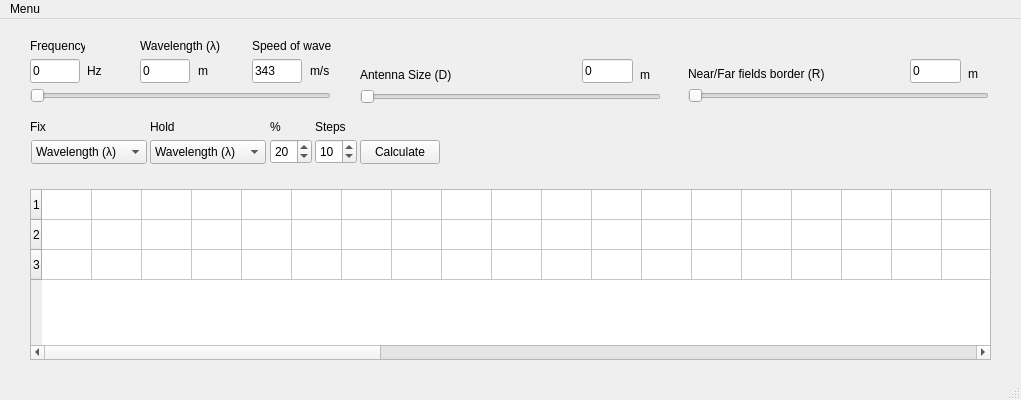
<?xml version="1.0" encoding="UTF-8"?>
<ui version="4.0">
 <class>MainWindow</class>
 <widget class="QMainWindow" name="MainWindow">
  <property name="geometry">
   <rect>
    <x>0</x>
    <y>0</y>
    <width>1021</width>
    <height>400</height>
   </rect>
  </property>
  <property name="windowTitle">
   <string>WaveCalc</string>
  </property>
  <widget class="QWidget" name="centralwidget">
   <widget class="QSlider" name="horizontalSlider_Frq">
    <property name="geometry">
     <rect>
      <x>30</x>
      <y>69</y>
      <width>301</width>
      <height>16</height>
     </rect>
    </property>
    <property name="maximum">
     <number>10000</number>
    </property>
    <property name="pageStep">
     <number>250</number>
    </property>
    <property name="orientation">
     <enum>Qt::Orientation::Horizontal</enum>
    </property>
   </widget>
   <widget class="QSlider" name="horizontalSlider_Farfield">
    <property name="geometry">
     <rect>
      <x>688</x>
      <y>69</y>
      <width>301</width>
      <height>16</height>
     </rect>
    </property>
    <property name="maximum">
     <number>10</number>
    </property>
    <property name="pageStep">
     <number>1</number>
    </property>
    <property name="orientation">
     <enum>Qt::Orientation::Horizontal</enum>
    </property>
   </widget>
   <widget class="QLabel" name="label_Freq_EndOfNearField">
    <property name="geometry">
     <rect>
      <x>688</x>
      <y>44</y>
      <width>181</width>
      <height>21</height>
     </rect>
    </property>
    <property name="text">
     <string>Near/Far fields border (R)</string>
    </property>
   </widget>
   <widget class="QLabel" name="label_Freq_AntennaSize">
    <property name="geometry">
     <rect>
      <x>360</x>
      <y>45</y>
      <width>91</width>
      <height>21</height>
     </rect>
    </property>
    <property name="text">
     <string>Antenna Size (D)</string>
    </property>
   </widget>
   <widget class="QLabel" name="label_Freq_3">
    <property name="geometry">
     <rect>
      <x>968</x>
      <y>44</y>
      <width>16</width>
      <height>21</height>
     </rect>
    </property>
    <property name="text">
     <string>m</string>
    </property>
   </widget>
   <widget class="QLineEdit" name="lineEdit_Farfield">
    <property name="geometry">
     <rect>
      <x>910</x>
      <y>40</y>
      <width>51</width>
      <height>24</height>
     </rect>
    </property>
    <property name="text">
     <string>0</string>
    </property>
   </widget>
   <widget class="QLineEdit" name="lineEdit_Distance">
    <property name="geometry">
     <rect>
      <x>582</x>
      <y>40</y>
      <width>51</width>
      <height>24</height>
     </rect>
    </property>
    <property name="text">
     <string>0</string>
    </property>
   </widget>
   <widget class="QLabel" name="label_Freq_4">
    <property name="geometry">
     <rect>
      <x>640</x>
      <y>45</y>
      <width>16</width>
      <height>21</height>
     </rect>
    </property>
    <property name="text">
     <string>m</string>
    </property>
   </widget>
   <widget class="QSlider" name="horizontalSlider_Distnce">
    <property name="geometry">
     <rect>
      <x>360</x>
      <y>70</y>
      <width>301</width>
      <height>16</height>
     </rect>
    </property>
    <property name="font">
     <font>
      <pointsize>12</pointsize>
     </font>
    </property>
    <property name="maximum">
     <number>50</number>
    </property>
    <property name="pageStep">
     <number>1</number>
    </property>
    <property name="orientation">
     <enum>Qt::Orientation::Horizontal</enum>
    </property>
   </widget>
   <widget class="QLineEdit" name="lineEdit_SpeedOfWave">
    <property name="geometry">
     <rect>
      <x>252</x>
      <y>40</y>
      <width>50</width>
      <height>24</height>
     </rect>
    </property>
    <property name="text">
     <string>343</string>
    </property>
   </widget>
   <widget class="QLabel" name="label_Freq_EndOfNearField_2">
    <property name="geometry">
     <rect>
      <x>252</x>
      <y>19</y>
      <width>82</width>
      <height>16</height>
     </rect>
    </property>
    <property name="text">
     <string>Speed of wave</string>
    </property>
   </widget>
   <widget class="QLabel" name="label_Freq_EndOfNearField_3">
    <property name="geometry">
     <rect>
      <x>310</x>
      <y>44</y>
      <width>31</width>
      <height>16</height>
     </rect>
    </property>
    <property name="text">
     <string>m/s</string>
    </property>
   </widget>
   <widget class="QTableWidget" name="tableWidget">
    <property name="geometry">
     <rect>
      <x>30</x>
      <y>170</y>
      <width>961</width>
      <height>171</height>
     </rect>
    </property>
    <property name="font">
     <font>
      <kerning>true</kerning>
     </font>
    </property>
    <property name="rowCount">
     <number>3</number>
    </property>
    <property name="columnCount">
     <number>50</number>
    </property>
    <attribute name="horizontalHeaderVisible">
     <bool>false</bool>
    </attribute>
    <attribute name="horizontalHeaderCascadingSectionResizes">
     <bool>false</bool>
    </attribute>
    <attribute name="horizontalHeaderDefaultSectionSize">
     <number>50</number>
    </attribute>
    <attribute name="horizontalHeaderHighlightSections">
     <bool>false</bool>
    </attribute>
    <attribute name="horizontalHeaderShowSortIndicator" stdset="0">
     <bool>false</bool>
    </attribute>
    <attribute name="horizontalHeaderStretchLastSection">
     <bool>false</bool>
    </attribute>
    <attribute name="verticalHeaderVisible">
     <bool>true</bool>
    </attribute>
    <attribute name="verticalHeaderCascadingSectionResizes">
     <bool>false</bool>
    </attribute>
    <row/>
    <row/>
    <row/>
    <column/>
    <column/>
    <column/>
    <column/>
    <column/>
    <column/>
    <column/>
    <column/>
    <column/>
    <column/>
    <column/>
    <column/>
    <column/>
    <column/>
    <column/>
    <column/>
    <column/>
    <column/>
    <column/>
    <column/>
    <column/>
    <column/>
    <column/>
    <column/>
    <column/>
    <column/>
    <column/>
    <column/>
    <column/>
    <column/>
    <column/>
    <column/>
    <column/>
    <column/>
    <column/>
    <column/>
    <column/>
    <column/>
    <column/>
    <column/>
    <column/>
    <column/>
    <column/>
    <column/>
    <column/>
    <column/>
    <column/>
    <column/>
    <column/>
    <column/>
   </widget>
   <widget class="QComboBox" name="comboBox_Fix">
    <property name="geometry">
     <rect>
      <x>31</x>
      <y>121</y>
      <width>116</width>
      <height>24</height>
     </rect>
    </property>
    <item>
     <property name="text">
      <string>Wavelength (λ)</string>
     </property>
    </item>
    <item>
     <property name="text">
      <string>Border (R)</string>
     </property>
    </item>
    <item>
     <property name="text">
      <string>Antenna Size (D)</string>
     </property>
    </item>
   </widget>
   <widget class="QLabel" name="label_Fix">
    <property name="geometry">
     <rect>
      <x>30</x>
      <y>100</y>
      <width>55</width>
      <height>16</height>
     </rect>
    </property>
    <property name="text">
     <string>Fix</string>
    </property>
   </widget>
   <widget class="QLabel" name="label_Hold">
    <property name="geometry">
     <rect>
      <x>150</x>
      <y>100</y>
      <width>55</width>
      <height>16</height>
     </rect>
    </property>
    <property name="text">
     <string>Hold</string>
    </property>
   </widget>
   <widget class="QLabel" name="label_Steps">
    <property name="geometry">
     <rect>
      <x>315</x>
      <y>100</y>
      <width>55</width>
      <height>16</height>
     </rect>
    </property>
    <property name="text">
     <string>Steps</string>
    </property>
   </widget>
   <widget class="QComboBox" name="comboBox_Hold">
    <property name="geometry">
     <rect>
      <x>150</x>
      <y>121</y>
      <width>116</width>
      <height>24</height>
     </rect>
    </property>
    <property name="currentIndex">
     <number>0</number>
    </property>
    <item>
     <property name="text">
      <string>Wavelength (λ)</string>
     </property>
    </item>
    <item>
     <property name="text">
      <string>Border (R)</string>
     </property>
    </item>
    <item>
     <property name="text">
      <string>Antenna Size (D)</string>
     </property>
    </item>
   </widget>
   <widget class="QPushButton" name="pushButton">
    <property name="geometry">
     <rect>
      <x>360</x>
      <y>121</y>
      <width>80</width>
      <height>24</height>
     </rect>
    </property>
    <property name="text">
     <string>Calculate</string>
    </property>
   </widget>
   <widget class="QLabel" name="label_Freq_5">
    <property name="geometry">
     <rect>
      <x>198</x>
      <y>44</y>
      <width>16</width>
      <height>16</height>
     </rect>
    </property>
    <property name="text">
     <string>m</string>
    </property>
   </widget>
   <widget class="QLineEdit" name="lineEdit_Freq">
    <property name="geometry">
     <rect>
      <x>30</x>
      <y>40</y>
      <width>50</width>
      <height>24</height>
     </rect>
    </property>
    <property name="text">
     <string>0</string>
    </property>
   </widget>
   <widget class="QLabel" name="label_Freq_2">
    <property name="geometry">
     <rect>
      <x>87</x>
      <y>44</y>
      <width>16</width>
      <height>16</height>
     </rect>
    </property>
    <property name="text">
     <string>Hz</string>
    </property>
   </widget>
   <widget class="QLabel" name="label_Freq">
    <property name="geometry">
     <rect>
      <x>30</x>
      <y>19</y>
      <width>55</width>
      <height>16</height>
     </rect>
    </property>
    <property name="text">
     <string>Frequency</string>
    </property>
   </widget>
   <widget class="QLineEdit" name="lineEdit_Lambda">
    <property name="geometry">
     <rect>
      <x>140</x>
      <y>40</y>
      <width>50</width>
      <height>24</height>
     </rect>
    </property>
    <property name="text">
     <string>0</string>
    </property>
   </widget>
   <widget class="QLabel" name="label_Freq_6">
    <property name="geometry">
     <rect>
      <x>140</x>
      <y>19</y>
      <width>81</width>
      <height>16</height>
     </rect>
    </property>
    <property name="text">
     <string>Wavelength (λ)</string>
    </property>
   </widget>
   <widget class="QSpinBox" name="spinBox_Precentage">
    <property name="geometry">
     <rect>
      <x>270</x>
      <y>120</y>
      <width>42</width>
      <height>25</height>
     </rect>
    </property>
    <property name="value">
     <number>20</number>
    </property>
   </widget>
   <widget class="QSpinBox" name="spinBox_Steps">
    <property name="geometry">
     <rect>
      <x>315</x>
      <y>120</y>
      <width>42</width>
      <height>25</height>
     </rect>
    </property>
    <property name="value">
     <number>10</number>
    </property>
   </widget>
   <widget class="QLabel" name="label_Steps_2">
    <property name="geometry">
     <rect>
      <x>270</x>
      <y>100</y>
      <width>21</width>
      <height>16</height>
     </rect>
    </property>
    <property name="text">
     <string>%</string>
    </property>
   </widget>
  </widget>
  <widget class="QMenuBar" name="menubar">
   <property name="geometry">
    <rect>
     <x>0</x>
     <y>0</y>
     <width>1021</width>
     <height>21</height>
    </rect>
   </property>
   <widget class="QMenu" name="menuHelp">
    <property name="title">
     <string>Menu</string>
    </property>
    <addaction name="actionAbout"/>
    <addaction name="actionHelp"/>
    <addaction name="actionClose"/>
   </widget>
   <addaction name="menuHelp"/>
  </widget>
  <widget class="QStatusBar" name="statusbar"/>
  <action name="actionAbout">
   <property name="text">
    <string>About</string>
   </property>
  </action>
  <action name="actionHelp">
   <property name="text">
    <string>Help</string>
   </property>
  </action>
  <action name="actionClose">
   <property name="text">
    <string>Close</string>
   </property>
  </action>
 </widget>
 <resources/>
 <connections/>
</ui>
